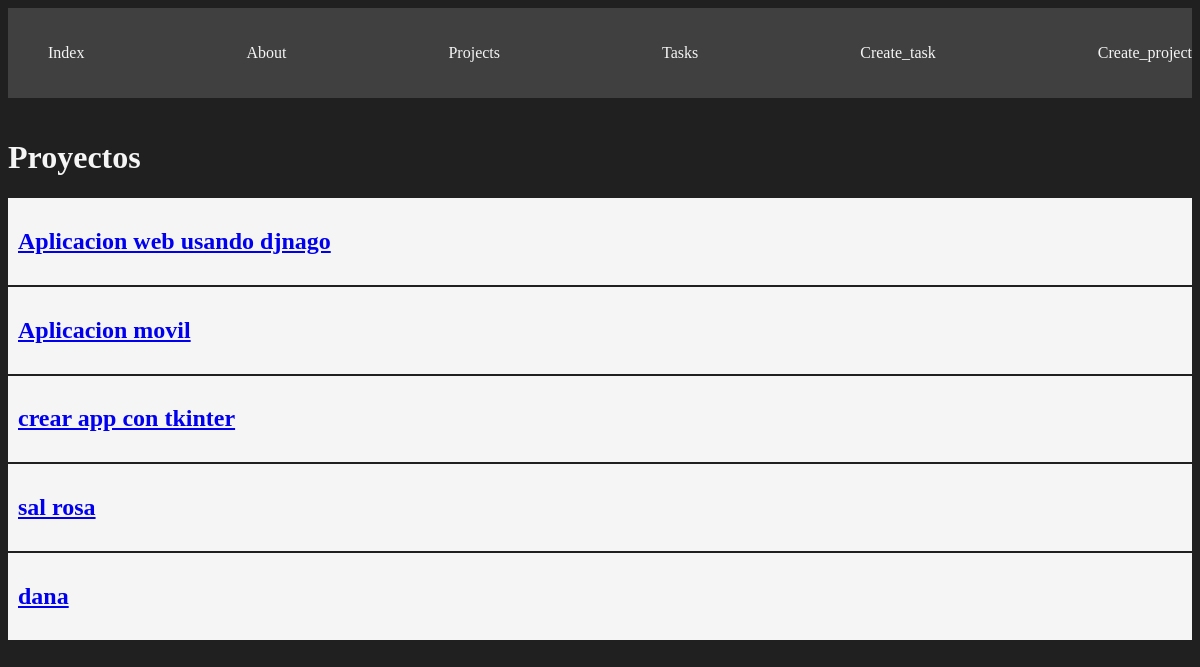
The page /projects/ on the database as committed earlier.
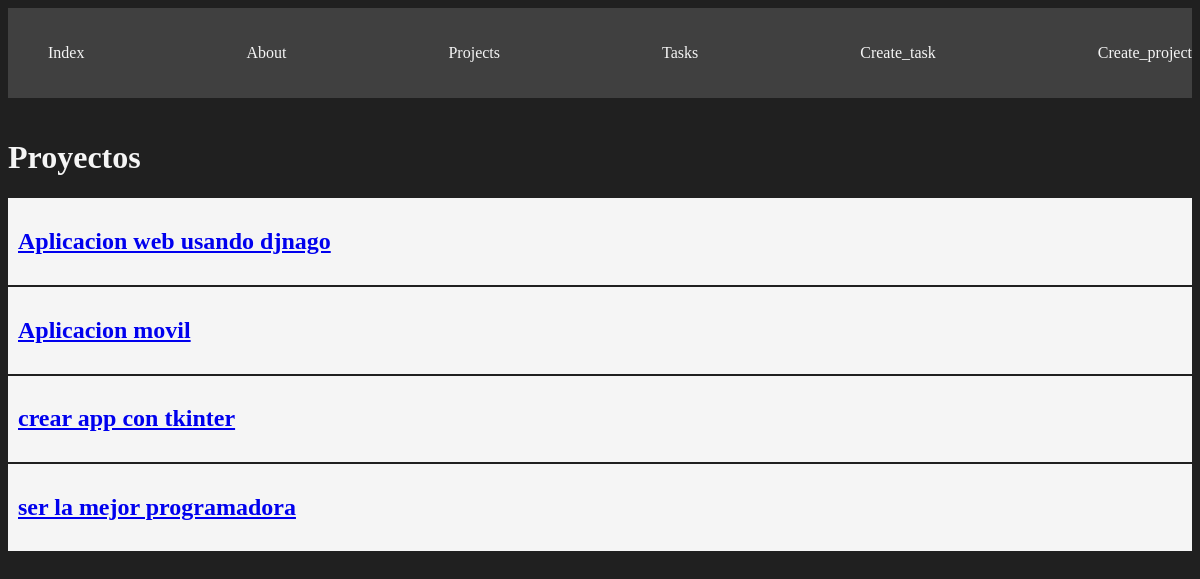
The same page on the database as committed later.
### myapp/models.py (models this page shows, shortened)
class Project(models.Model): #nombre de la clase (herencia)
    name = models.CharField(max_length= 30) #atributo = modelo.tipo de dato (longitud)

### myapp/views.py (the view)
# urls.py: path('projects/', views.projects, name="projects" ),
def projects(request):
   projects = Project.objects.all()
   return render(request, "projects/projects.html", {
      "projects" : projects,
   })

### myapp/templates/projects/projects.html
{% extends "layout/base.html"%}
{% block content %}
<h1>Proyectos</h1>
{% for proyect in projects %}
<article class="card">
    <a href="{% url 'project_detail' proyect.id %} ">
        <h1 >{{proyect.name}}</h1>
    </a>
</article>
{% endfor %}
{% endblock %}

### myapp/templates/layout/base.html (shortened to what this page needs)
{% load static %}
<!DOCTYPE html>
<html lang="en">
<head>
    <link rel="stylesheet" type="text/css" href="{%static '../static/styles/main.css'%}">
</head>
<body>
    <!DOCTYPE html>
<head>
<nav class="navbar container">
    <ul>
        <li>
            <a href="{% url 'home' %}"> Index</a>
        </li>
        <li>
            <a href="{% url 'about' %}"> About</a>
        </li>
        <li>
            <a href="{% url 'projects' %}"> Projects</a>
        </li>
        <li>
            <a href="{% url 'tasks' %}"> Tasks</a>
        </li>
        <li>
            <a href="{% url 'create_task' %}"> Create_task</a>
        </li>
        <li>
            <a href="{% url 'create_project' %}"> Create_project</a>
        </li>
    </ul>
</nav>
</head>
<main class="container">
    {% block content %}
    {% endblock %}
</main>
</body>
</html>

### myapp/static/styles/main.css (style rules this page uses)
body { background: #202020; color: whitesmoke; }
.navbar { background:#404040; padding: 5px 0; }
.navbar ul { display: flex; justify-content: space-between; }
.navbar ul li a { color: whitesmoke; text-decoration: none; }
.navbar ul li { text-decoration: none; list-style: none; }
.container { max-width: 1200px; margin:auto; padding: 20px 0; }
.card { background: whitesmoke ; padding: 10px ; color: black; margin-bottom:2px ; }

Rows that differ between the two databases and show on the page:
removed Project: name "sal rosa"
removed Project: name "dana"
added Project: name "ser la mejor programadora"
